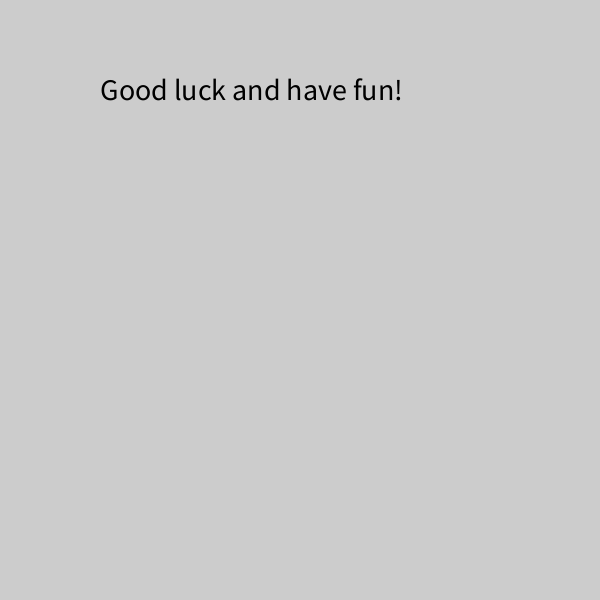
Frame 1 (no input)
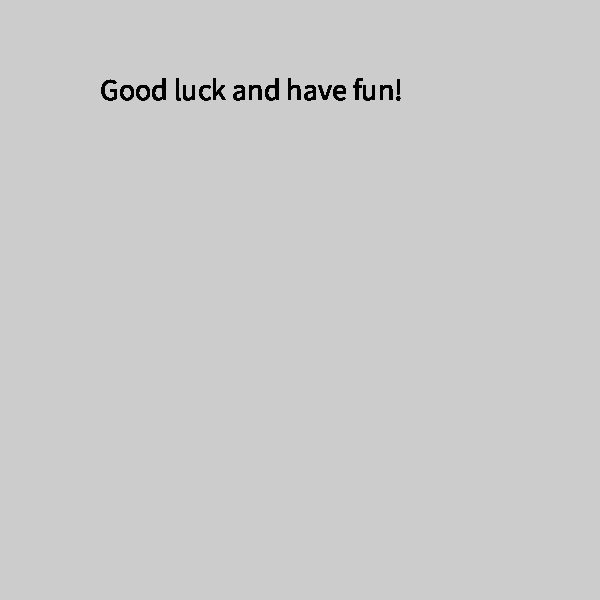
Frame 60 (the mouse pressed at the canvas centre just before this capture)
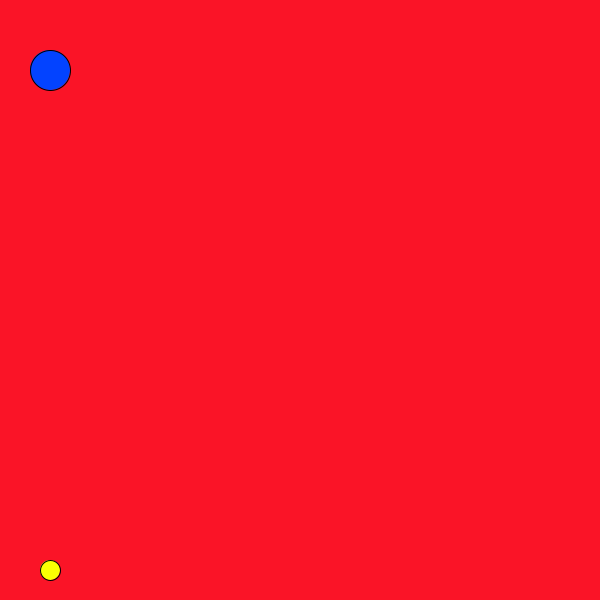
Frame 120 (the mouse held since frame 60 and released just before this capture)

The Processing sketch that drew these frames (run headless with seeded random() and noise(); from frame 60 on, the mouse is pressed at the canvas centre):

// Processing sketch: processing_104239
// ── processing_104239.pde

//copyright Mark Obeldobel July 2013

//Fix distances from game 5 on

float Test, p1x, p1y, v1x, v1y, p2x, p2y, v2x, v2y, p3x, p3y, v3x, v3y, p4x, p4y, v4x, v4y, d4x, d4y, d4mx, d4my, dis4, GO4, p5x, p5y, v5x, v5y, d5x, d5y, d5mx, d5my, dis5, GO5, p6x, p6y, v6x, v6y, da6x, da6y, db6x, db6y, dc6x, dc6y, da6mx, da6my, db6mx, db6my, dc6mx, dc6my, disa6, disb6, disc6, GO6, p7x, p7y, v7x, v7y, da7x, da7y, db7x, db7y, dc7x, dc7y, dd7x, dd7y, da7my, db7mx, dc7my, dd7my, disa7, disb7, disc7, disd7, GO7, p8x, p8y, v8x, v8y, da8x, da8y, db8x, db8y, dc8x, dc8y, dd8x, dd8y, da8mx, da8my, db8mx, db8my, dc8mx, dc8my, dd8mx, dd8my, disa8, disb8, disc8, disd8, GO8, p9x, p9y, va9x, va9y, vb9x, vb9y, da9x, da9y, db9x, db9y, dc9x, dc9y, da9mx, da9my, db9mx, db9my, dc9mx, dc9my, v9, disa9, disb9, disc9, GO9, p10x, p10y, va10x, va10y, vb10x, vb10y, vc10x, vc10y, vd10x, vd10y, d10x, d10y, d10mx, d10my, v10, dis10, GO10, p11x, p11y, va11x, va11y, vb11x, vb11y, vc11x, vc11y, da11x, da11y, db11x, db11y, da11mx, da11my, db11mx, db11my, v11, GO11, disa11, disb11, p12x, p12y, v12x, v12y, c12x, c12y, da12x, da12y, db12x, db12y, da12mx, da12my, db12mx, db12my, disa12, disb12, captured12, GO12, p13x, p13y, c13x, c13y, va13x, va13y, vb13x, vb13y, vc13x, vc13y, vd13x, vd13y, da13x, da13y, db13x, db13y, dc13x, dc13y, dd13x, da13mx, da13my, db13mx, db13my, dc13mx, dc13my, dd13mx, dd13my, disa13, disb13, disc13, captured13, GO13, v13, p14x, p14y, v14x, v14y, da14x, da14y, db14x, db14y, da14mx, da14my, db14mx, db14my, disa14, disb14, GO14, M14, tx, G;

int startTimer;

String message = "Good luck and have fun!";

void setup( )
{
size(600, 600);
Test = 0;
p1x = 50;
p1y = 570;
v1x = 50;
v1y = 70;
p2x = 660;
p2y = 550;
v2x = 1000;
v2y = 70;
p3x = 1560;
p3y = 500;
v3x = 1750;
v3y = 80;
p4x = 2000;
p4y = 60;
v4x = 2320;
v4y = 400;
d4x = 2350;
d4y = 350;
d4mx = 2.5;
d4my = 2.5;
GO4 = 0;
p5x = 2520;
p5y = 110;
v5x = 2860;
v5y = 410;
d5x = 2900;
d5y = 25;
d5mx = 2;
d5my = 2;
GO5 = 0;
p6x = 3050;
p6y = 40;
v6x = 3540;
v6y = 550;
da6x = 3100;
da6y = 450;
db6x = 3460;
db6y = 100;
dc6x = 3410;
dc6y = 330;
da6mx = 2;
da6my = 1.9;
db6mx = 2;
db6my = 1.9;
dc6mx = 2;
dc6my = 1.9;
GO6 = 0;
p7x = 3630;
p7y = 40;
v7x = 3940;
v7y = 520;
da7x = 3680;
da7y = 100;
db7x = 3900;
db7y = 150;
dc7x = 4170;
dc7y = 40;
dd7x = 4010;
dd7y = 70;
da7my = 1.3;
db7mx = 1.3;
dc7my = 1.3;
dd7my = 1.3;
GO7 = 0;
p8x = 4230;
p8y = 30;
v8x = 4770;
v8y = 510;
da8x = 4500;
da8y = 75;
db8x = 4300;
db8y = 430;
dc8x = 4640;
dc8y = 280;
dd8x = 4444;
dd8y = 340;
da8mx = 5;
da8my = 5;
db8mx = 5;
db8my = 5;
dc8mx = 5;
dc8my = 5;
dd8mx = 5;
dd8my = 5;
GO8 = 0;
p9x = 5000;
p9y = 95;
va9x = 5250;
va9y = 530;
vb9x = 4850;
vb9y = 320;
da9x = 5000;
da9y = 260;
db9x = 5260;
db9y = 150;
dc9x = 4900;
dc9y = 550;
da9mx = 2;
da9my = 2.2;
db9mx = 1.5;
db9my = -2.6;
dc9mx = -1.9;
dc9my = -2.4;
v9 = 0;
GO9 = 0;
p10x = 5450;
p10y = 45;
va10x = 5950;
va10y = 370;
vb10x = 5750;
vb10y = 450;
vc10x = 5650;
vc10y = 450;
vd10x = 5450;
vd10y = 370;
d10x = 5700;
d10y = 400;
d10mx = -1.2;
d10my = -1.2;
v10 = 0;
GO10 = 0;
p11x = 6300;
p11y = 300;
va11x = 6150;
va11y = 100;
vb11x = 6450;
vb11y = 100;
vc11x = 6300;
vc11y = 500;
da11x = 6450;
da11y = 550;
db11x = 6150;
db11y = 550;
da11mx = -2.4;
da11my = -2.4;
db11mx = 2.4;
db11my = -2.4;
v11 = 0;
GO11 = 0; 
p12x = 6660;
p12y = 50;
v12x = 6660;
v12y = 150;
c12x = 7050;
c12y = 490;
da12x = 6840;
da12y = 350;
db12x = 6970;
db12y = 405;
da12mx = 1.8;
da12my = 1.8;
db12mx = 1.8;
db12my = 1.8;
captured12 = 0;
GO12 = 0;
p13x = 7700;
p13y = 200;
c13x = 7270;
c13y = 480;
va13x = 7700;
va13y = 500;
vb13x = 7600;
vb13y = 400;
vc13x = 7500;
vc13y = 250;
vd13x = 7550;
vd13y = 100;
da13x = 7450;
da13y = 565;
db13x = 7500;
db13y = 400;
dc13x = 7340;
dc13y = 170;
da13mx = -1;
da13my = 1;
db13mx = 1;
db13my = -1;
dc13mx = 1;
dc13my = 1;
captured13 = 0;
GO13 = 0;
v13 = 0;
p14x = 8300;
p14y = 300;
v14x = 7900;
v14y = 300;
da14x = 8100;
da14y = 150;
db14x = 8150;
db14y = 500;
da14mx = -1;
da14my = 1.25;
db14mx = 1.1;
db14my = -1.1;
GO14 = 0;
tx = 0;
G = 1;
M14 = 0;
startTimer = millis();
}

void draw( )
{
  dis4 = dist(p4x, p4y, d4x, d4y);
  dis5 = dist(p5x, p5y, d5x, d5y);
  disa6 = dist(p6x, p6y, da6x, da6y);
  disb6 = dist(p6x, p6y, db6x, db6y);
  disc6 = dist(p6x, p6y, dc6x, dc6y);
  disa7 = dist(p7x, p7y, da7x, da7y);
  disb7 = dist(p7x, p7y, db7x, db7y);
  disc7 = dist(p7x, p7y, dc7x, dc7y);
  disa8 = dist(p8x, p8y, da8x, da8y);
  disb8 = dist(p8x, p8y, db8x, db8y);
  disc8 = dist(p8x, p8y, dc8x, dc8y);
  disd8 = dist(p8x, p8y, dd8x, dd8y);
  disa9 = dist(p9x, p9y, da9x, da9y);
  disb9 = dist(p9x, p9y, db9x, db9y);
  disc9 = dist(p9x, p9y, dc9x, dc9y);
  dis10 = dist(p10x, p10y, d10x, d10y);
  disa11 = dist(p11x, p11y, da11x, da11y);
  disb11 = dist(p11x, p11y, db11x, db11y);
  disa12 = dist(p12x, p12y, da12x, da12y);
  disb12 = dist(p12x, p12y, db12x, db12y);
  disa13 = dist(p13x, p13y, da13x, da13y);
  disb13 = dist(p13x, p13y, db13x, db13y);
  disc13 = dist(p13x, p13y, dc13x, dc13y);
  disa14 = dist(p14x, p14y, da14x, da14y);
  disb14 = dist(p14x, p14y, db14x, db14y);

//Game 1
if (millis() - startTimer < 2500)
  {
  textSize(30);
  fill(0);
  text(message, 100, 100);
  
  }
  else
  {


background(250, 20, 39);
translate (tx, 0);
fill(250, 255, 3);
ellipse(p1x, p1y, 20, 20);
fill(3, 67, 255);
ellipse(v1x, v1y, 40, 40);
if (p1y + 10 >= height || p1y <= 0)
{
  p1y = 0;
}
if (key == CODED)
{
  if (keyCode == UP && G == 1)
  {
    p1y -= 2;
  }
}
if (p1y <= v1y + 30 && p1y >= v1y - 30)
{
//  message = "Level 1 complete!";
//  startTimer = millis();
  p1y = p1x = -10000; 
  tx = -600;
  G = 2;
}
//Game 2
fill(250, 255, 3);
ellipse(p2x, p2y, 50, 50);
fill(3, 67, 255);
ellipse(v2x, v2y, 20, 20);
if (p2y + 30 >= height)
{
  p2y -= 1;
}
if (p2y <= 30)
{
  p2y += 1;
}
if (p2x <= 630)
{
  p2x += 1;
}
if (p2x >= 1170)
{
  p2x -= 1;
}
if (key == CODED)
{
  if (keyCode == UP && G == 2)
  {
    p2y -= 1;
  }
  if (keyCode == RIGHT && G == 2)
  {
    p2x += 1;
  }
if (keyCode == LEFT && G == 2)
  {
    p2x -= 1;
  }
  if (keyCode == DOWN && G == 2)
  {
    p2y += 1;
  }
}
if (p2y <= v2y + 30 && p2y >= v2y - 30 && p2x <= v2x + 30 && p2x >= v2x - 30)
{
//  message = "Level 2 complete!";
//  startTimer = millis();
  p2y = p2x = -10000;
  tx = -1200;
  G = 3;
}
//Game 3
fill(250, 255, 3);
ellipse(p3x, p3y, 35, 35);
fill(3, 67, 255);
ellipse(v3x, v3y, 70, 15);
if (p3y + 30 >= height)
{
  p3y -= 1;
}
if (p3y <= 30)
{
  p3y += 10;
}
if (p3x <= 1230)
{
  p3x += 10;
}
if (p3x >= 1770)
{
  p3x -= 1;
}
if (key == CODED)
{
  if (keyCode == UP && G == 3)
  {
    p3y -= 10;
  }
  if (keyCode == RIGHT && G == 3)
  {
    p3x += 1;
  }
if (keyCode == LEFT && G == 3)
  {
    p3x -= 10;
  }
  if (keyCode == DOWN && G == 3)
  {
    p3y += 1;
  }
}
if (p3y <= v3y + 20 && p3y >= v3y - 20 && p3x <= v3x + 60 && p3x >= v3x - 60)
{
//  message = "Level 3 complete!";
//  startTimer = millis();
  p3y = p3x = -10000;
  tx = -1800;
  G = 4;
}
//Game 4
fill(250, 255, 3);
ellipse(p4x, p4y, 35, 35);
fill(3, 67, 255);
ellipse(v4x, v4y, 35, 35);
fill(41, 242, 32);
ellipse(d4x, d4y, 35, 35);
if (G == 4)
{
d4x = d4x + d4mx;
d4y = d4y + d4my;
}
if((d4x >= 2400 || d4x <= 1800) && (G == 4)) 
{
  d4mx = -d4mx;
}
if((d4y >= 600 || d4y <= 0) && (G == 4)) 
{
  d4my = -d4my;
}
if (p4y + 30 >= height)
{
  p4y -= 1;
}
if (p4y <= 30)
{
  p4y += 1;
}
if (p4x <= 1830)
{
  p4x += 1;
}
if (p4x >= 2370)
{
  p4x -= 1;
}
if (key == CODED)
{
  if (keyCode == UP && G == 4)
  {
    p4y -= 1;
  }
  if (keyCode == RIGHT && G == 4)
  {
    p4x += 1;
  }
if (keyCode == LEFT && G == 4)
  {
    p4x -= 1;
  }
  if (keyCode == DOWN && G == 4)
  {
    p4y += 1;
  }
}
dis4 = dist(p4x, p4y, d4x, d4y);
if ( dis4 <= ( 35 ) )
{
//  fill(8, 5, 5);
//  textSize(50);
//  message = "You lose.";
//  startTimer = millis();
  noLoop();
  GO4 = 1;
  
}

if (p4y <= v4y + 30 && p4y >= v4y - 30 && p4x <= v4x + 30 && p4x >= v4x - 30)
{
//  message = "Level 4 complete!\n You beat your first real level!";
//  startTimer = millis();
  p4y = p4x = -1000;
  tx = -2400;
  G = 5;
}

//Game 5
fill(250, 255, 3);
ellipse(p5x, p5y, 70, 70);
fill(3, 67, 255);
ellipse(v5x, v5y, 50, 50);
fill(41, 242, 32);
ellipse(d5x, d5y, 10, 10);
if (G == 5)
{
d5x = d5x + d5mx;
d5y = d5y + d5my;
}
if((d5x >= 3000 || d5x <= 2400) && (G == 5)) 
{
  d5mx = -d5mx;
}
if((d5y >= 600 || d5y <= 0) && (G == 5)) 
{
  d5my = -d5my;
}
if (p5y + 40 >= height)
{
  p5y -= 0.65;
}
if (p5y <= 40)
{
  p5y += 0.65;
}
if (p5x <= 2430)
{
  p5x += 0.65;
}
if (p5x >= 2970)
{
  p5x -= 0.65;
}
if (key == CODED)
{
  if (keyCode == UP && G == 5)
  {
    p5y -= 0.65;
  }
  if (keyCode == RIGHT && G == 5)
  {
    p5x += 0.65;
  }
if (keyCode == LEFT && G == 5)
  {
    p5x -= 0.65;
  }
  if (keyCode == DOWN && G == 5)
  {
    p5y += 0.65;
  }
}
if (dis5 <= (40))
{
//  fill(8, 5, 5);
//  textSize(50);
//  message = "You lose.";
//  startTimer = millis();
  noLoop();
  GO5 = 1;
}
if (p5y <= v5y + 60 && p5y >= v5y - 60 && p5x <= v5x + 60 && p5x >= v5x - 60)
{
//  message = "Level 5 complete!";
//  startTimer = millis();
  p5y = p5x = -1000;
  tx = -3000;
  G = 6;
}
//Game 6
fill(250, 255, 3);
ellipse(p6x, p6y, 35, 35);
fill(3, 67, 255);
ellipse(v6x, v6y, 35, 35);
fill(41, 242, 32);
ellipse(da6x, da6y, 25, 25);
ellipse(db6x, db6y, 25, 25);
ellipse(dc6x, dc6y, 25, 25);
if (G == 6)
{
da6x = da6x + da6mx;
da6y = da6y + da6my;
db6x = db6x + db6mx;
db6y = db6y + db6my;
dc6x = dc6x + dc6mx;
dc6y = dc6y + dc6my;
}
if((da6x >= 3600 || da6x <= 3000) && (G == 6)) 
{
  da6mx = -da6mx;
}
if((da6y >= 600 || da6y <= 0) && (G == 6)) 
{
  da6my = -da6my;
}
if((db6x >= 3600 || db6x <= 3000) && (G == 6)) 
{
  db6mx = -db6mx;
}
if((db6y >= 600 || db6y <= 0) && (G == 6)) 
{
  db6my = -db6my;
}
if((dc6x >= 3600 || dc6x <= 3000) && (G == 6)) 
{
  dc6mx = -dc6mx;
}
if((dc6y >= 600 || dc6y <= 0) && (G == 6)) 
{
  dc6my = -dc6my;
}
if (p6y + 25 >= height)
{
  p6y -= 1.25;
}
if (p6y <= 40)
{
  p6y += 1.25;
}
if (p6x <= 3030)
{
  p6x += 1.25;
}
if (p6x >= 3570)
{
  p6x -= 1.25;
}
if (key == CODED)
  {
  if (keyCode == UP && G == 6)
  {
    p6y -= 1.25;
  }
  if (keyCode == RIGHT && G == 6)
  {
    p6x += 1.25;
  }
  if (keyCode == LEFT && G == 6)
  {
    p6x -= 1.25;
  }
  if (keyCode == DOWN && G == 6)
  {
    p6y += 1.25;
  }
}
if (disa6 <= (30))
{
//  fill(8, 5, 5);
//  textSize(50);
//  message = "You lose.";
//  startTimer = millis();
  noLoop();
  GO6 = 1;
}
if (disb6 <= (30))
{
//  fill(8, 5, 5);
//  message = "You lose.";
//  startTimer = millis();
  noLoop();
  GO6 = 1;
}
if (disc6 <= (30))
{
//  fill(8, 5, 5);
//  message = "You lose.";
//  startTimer = millis();
  noLoop();
  GO6 = 1;
}
if (p6y <= v6y + 30 && p6y >= v6y - 30 && p6x <= v6x + 30 && p6x >= v6x - 30)
{
//  message = "Level 6 complete!";
//  startTimer = millis();
  p6y = p6x = -1000;
  tx = -4200;
  G = 8;
}
////Game 7
//fill(250, 255, 3);
//ellipse(p7x, p7y, 35, 35);
//fill(3, 67, 255);
//ellipse(v7x, v7y, 35, 35);
//fill(41, 242, 32);
//ellipse(da7x, da7y, 25, 25);
//ellipse(db7x, db7y, 25, 25);
//ellipse(dc7x, dc7y, 25, 25);
//ellipse(dd7x, dd7y, 25, 25);
//if (G == 7)
//{
//  da7y = da7y + da7my;
//  db7x = db7x + db7mx;
//  dc7y = dc7y + dc7my;
//  dd7y = dd7y + dd7my;
//}
//if((da7y >= 600 || da7y <= 0) && (G == 7)) 
//{
//  da7my = -da7my;
//}
//if((db7x >= 4200 || db7x <= 3600) && (G == 7)) 
//{
//  db7mx = -db7mx;
//}
//if((dc7y >= 600 || dc7y <= 0) && (G == 7)) 
//{
//  dc7my = -dc7my;
//}
//if((dd7y >= 600 || dd7y <= 0) && (G == 7)) 
//{
//  dd7my = -dd7my;
//}
//if (p7y + 25 >= height)
//{
//  p7y -= 1.75;
//}
//if (p7y <= 40)
//{
//  p7y += 1.75;
//}
//if (p7x <= 3630)
//{
//  p7x += 1.75;
//}
//if (p7x >= 4170)
//{
//  p7x -= 1.75;
//}
//if (key == CODED)
//  {
//  if (keyCode == UP && G == 7)
//  {
//    p7y -= 1.75;
//  }
//  if (keyCode == RIGHT && G == 7)
//  {
//    p7x += 1.75;
//  }
//  if (keyCode == LEFT && G == 7)
//  {
//    p7x -= 1.75;
//  }
//  if (keyCode == DOWN && G == 7)
//  {
//    p7y += 1.75;
//  }
//}
//if (disa7 <= (30))
//{
////  fill(8, 5, 5);
////  message = "You lose.";
////  startTimer = millis();
//  noLoop();
//  GO7 = 1;
//}
//if (disb7 <= (30))
//{
////  fill(8, 5, 5);
////  message = "You lose.";
////  startTimer = millis();
//  noLoop();
//  GO7 = 1;
//}
//if (disc7 <= (30))
//{
////  fill(8, 5, 5);
////  message = "You lose.";
////  startTimer = millis();
//  noLoop();
//  GO7 = 1;
//}
//if (disd7 <= (30))
//{
////  fill(8, 5, 5);
////  message = "You lose.";
////  startTimer = millis();
//  noLoop();
//  GO7 = 1;
//}
//if (p7y <= v7y + 30 && p7y >= v7y - 30 && p7x <= v7x + 30 && p7x >= v7x - 30)
//{
////  message = "Level 7 complete!";
////  startTimer = millis();
//  p7y = p7x = -1000;
//  tx = -4200;
//  G = 8;
//}
//Game 8
fill(250, 255, 3);
ellipse(p8x, p8y, 25, 25);
fill(3, 67, 255);
ellipse(v8x, v8y, 25, 25);
fill(41, 242, 32);
ellipse(da8x, da8y, 25, 25);
ellipse(db8x, db8y, 25, 25);
ellipse(dc8x, dc8y, 25, 25);
ellipse(dd8x, dd8y, 25, 25);
line(4260, 0, 4260, 600);
line(4320, 0, 4320, 600);
line(4380, 0, 4380, 600);
line(4440, 0, 4440, 600);
line(4500, 0, 4500, 600);
line(4560, 0, 4560, 600);
line(4620, 0, 4620, 600);
line(4680, 0, 4680, 600);
line(4740, 0, 4740, 600);
line(4200, 60, 4800, 60);
line(4200, 120, 4800, 120);
line(4200, 180, 4800, 180);
line(4200, 240, 4800, 240);
line(4200, 300, 4800, 300);
line(4200, 360, 4800, 360);
line(4200, 420, 4800, 420);
line(4200, 480, 4800, 480);
line(4200, 540, 4800, 540);
if (G == 8)
{
  da8x = da8x + da8mx;
  da8y = da8y + da8my;
  db8x = db8x + db8mx;
  db8y = db8y + db8my;
  dc8x = dc8x + dc8mx;
  dc8y = dc8y + dc8my;
  dd8x = dd8x + dd8mx;
  dd8y = dd8y + dd8my;
}
if((da8x >= 4800 || da8x <= 4200) && (G == 8)) 
{
  da8mx = -da8mx;
}
if((da8y >= 600 || da8y <= 0) && (G == 8)) 
{
  da8my = -da8my;
}
if((db8x >= 4800 || db8x <= 4200) && (G == 8)) 
{
  db8mx = -db8mx;
}
if((db8y >= 600 || db8y <= 0) && (G == 8)) 
{
  db8my = -db8my;
}
if((dc8x >= 4800 || dc8x <= 4200) && (G == 8)) 
{
  dc8mx = -dc8mx;
}
if((dc8y >= 600 || dc8y <= 0) && (G == 8)) 
{
  dc8my = -dc8my;
}
if((dd8x >= 4800 || dd8x <= 4200) && (G == 8)) 
{
  dd8mx = -dd8mx;
}
if((dd8y >= 600 || dd8y <= 0) && (G == 8)) 
{
  dd8my = -dd8my;
}
if (p8y + 25 >= height)
{
  p8y = 575;
}
if (p8y <= 25)
{
  p8y = 25;
}
if (p8x <= 4230)
{
  p8x = 4230;
}
if (p8x >= 4770)
{
  p8x = 4770;
}
if (disa8 <= (25))
{
//  fill(8, 5, 5);
//  textSize(50);
//  message = "You lose.\nWHA????";
//  startTimer = millis();
  noLoop();
  GO8 = 1;
}
if (disb8 <= (25))
{
//  fill(8, 5, 5);
//  textSize(50);
//  message = "You lose.\nWHA????";
//  startTimer = millis();
  noLoop();
  GO8 = 1;
}
if (disc8 <= (25))
{
//  fill(8, 5, 5);
//  textSize(50);
//  message = "You lose.\nWHA????";
//  startTimer = millis();
  noLoop();
  GO8 = 1;
}
if (disd8 <= (25))
{
//  fill(8, 5, 5);
//  textSize(50);
//  message = "You lose.\nWHA????";
//  startTimer = millis();
  noLoop();
  GO8 = 1;
}
if (p8y <= v8y + 25 && p8y >= v8y - 25 && p8x <= v8x + 25 && p8x >= v8x - 25)
{
//  message = "Level 8 complete!/n*Trumpet horn*";
//  startTimer = millis();
  p8y = p8x = -1000;
  tx = -4800;
  G = 9;
}
  
//Game 9
fill(250, 255, 3);
ellipse(p9x, p9y, 25, 25);
fill(3, 67, 255);
ellipse(va9x, va9y, 25, 25);
ellipse(vb9x, vb9y, 25, 25);
fill(41, 242, 32);
ellipse(da9x, da9y, 25, 25);
ellipse(db9x, db9y, 25, 25);
ellipse(dc9x, dc9y, 25, 25);
if (G == 9)
{
  da9x = da9x + da9mx;
  da9y = da9y + da9my;
  db9x = db9x + db9mx;
  db9y = db9y + db9my;
  dc9x = dc9x + dc9mx;
  dc9y = dc9y + dc9my;
}
if((da9x >= 5400 || da9x <= 4800) && (G == 9)) 
{
  da9mx = -da9mx;
}
if((da9y >= 600 || da9y <= 0) && (G == 9)) 
{
  da9my = -da9my;
}
if((db9x >= 5400 || db9x <= 4800) && (G == 9)) 
{
  db9mx = -db9mx;
}
if((db9y >= 600 || db9y <= 0) && (G == 9)) 
{
  db9my = -db9my;
}
if((dc9x >= 5400 || dc9x <= 4800) && (G == 9)) 
{
  dc9mx = -dc9mx;
}
if((dc9y >= 600 || dc9y <= 0) && (G == 9)) 
{
  dc9my = -dc9my;
}
if (p9y + 25 >= height)
{
  p9y = 575;
}
if (p9y <= 25)
{
  p9y = 25;
}
if (p9x <= 4830)
{
  p9x = 4830;
}
if (p9x >= 5470)
{
  p9x = 5470;
}
if (key == CODED)
{
  if (keyCode == UP && G == 9)
  {
    p9y -= 1.8;
  }
  if (keyCode == RIGHT && G == 9)
  {
    p9x += 1.8;
  }
  if (keyCode == LEFT && G == 9)
  {
    p9x -= 1.8;
  }
  if (keyCode == DOWN && G == 9)
  {
    p9y += 1.8;
  }
}
if (disa9 <= (25))
{
//  fill(8, 5, 5);
//  textSize(50);
//  message = "You lose.\nMUAHAHAHAHAHAHA!";
//  startTimer = millis();
  noLoop();
  GO9 = 1;
}
if (disb9 <= (25))
{
//  fill(8, 5, 5);
//  textSize(50);
//  message = "You lose.\nMUAHAHAHAHAHAHA!";
//  startTimer = millis();
  noLoop();
  GO9 = 1;
}
if (disc9 <= (25))
{
//  fill(8, 5, 5);
//  textSize(50);
//  message = "You lose.\nMUAHAHAHAHAHAHA!";
//  startTimer = millis();
  noLoop();
  GO9 = 1;
}
if (p9y <= va9y + 25 && p9y >= va9y - 25 && p9x <= va9x + 25 && p9x >= va9x - 25)
{
  v9 = v9 + 1;
  va9x = va9y = -1000;
  if (v9 == 2)
  {
//  message = "Level 9 complete!";
//  startTimer = millis();
  p9y = p9x = -1000;
  tx = -5400;
  G = 10;
  v9 = 0;
  }
}
  if (p9y <= vb9y + 25 && p9y >= vb9y - 25 && p9x <= vb9x + 25 && p9x >= vb9x - 25)
{
  v9 = v9 + 1;
  vb9x = vb9y = -1000;
  if (v9 == 2)
  {
//    message = "Level 9 complete!";
//    startTimer = millis();
    p9y = p9x = -1000;
    tx = -5400;
    G = 10;
    v9 = 0;
  }
}

//Game 10
fill(250, 255, 3);
ellipse(p10x, p10y, 30, 30);
fill(3, 67, 255);
ellipse(va10x, va10y, 30, 30);
ellipse(vb10x, vb10y, 30, 30);
ellipse(vc10x, vc10y, 30, 30);
ellipse(vd10x, vd10y, 30, 30);
fill(41, 242, 32);
ellipse(d10x, d10y, 200, 200);
if (G == 10)
{
d10x = d10x + d10mx;
d10y = d10y + d10my;
}
if((d10x >= 6000 || d10x <= 5400) && (G == 10)) 
{
  d10mx = -d10mx;
}
if((d10y >= 600 || d10y <= 0) && (G == 10)) 
{
  d10my = -d10my;
}
if (p10y + 30 >= height)
{
  p10y = 570;
}
if (p10y <= 30)
{
  p10y = 30;
}
if (p10x <= 5430)
{
  p10x = 5430;
}
if (p10x >= 5970)
{
  p10x = 5970;
}
if (key == CODED)
{
  if (keyCode == UP && G == 10)
  {
    p10y -= 1;
  }
  if (keyCode == RIGHT && G == 10)
  {
    p10x += 1;
  }
if (keyCode == LEFT && G == 10)
  {
    p10x -= 1;
  }
  if (keyCode == DOWN && G == 10)
  {
    p10y += 1;
  }
}
if (dis10 <= (105))
{
//  fill(8, 5, 5);
//  textSize(20);
//  message = "You lose to the/clutches of Voldemort!";
//  startTimer = millis();
  noLoop();
  GO10 = 1;
}
if (p10y <= va10y + 30 && p10y >= va10y - 30 && p10x <= va10x + 30 && p10x >= va10x - 30)
{
  v10 = v10 + 1;
  va10x = va10y = -1000;
  if (v10 == 4)
  {
//  message = "Level 10 complete!";
//  startTimer = millis();
  p10y = p10x = -1000;
  tx = -6000;
  G = 11;
  v10 = 0;
  }
}
  if (p10y <= vb10y + 30 && p10y >= vb10y - 30 && p10x <= vb10x + 30 && p10x >= vb10x - 30)
{
  v10 = v10 + 1;
  vb10x = vb10y = -1000;
  if (v10 == 4)
  {
//  message = "Level 10 complete!";
//  startTimer = millis();
  p10y = p10x = -1000;
  tx = -6000;
  G = 11;
  v10 = 0;
  }
}
  if (p10y <= vc10y + 30 && p10y >= vc10y - 30 && p10x <= vc10x + 30 && p10x >= vc10x - 30)
{
  v10 = v10 + 1;
  vc10x = vc10y = -1000;
  if (v10 == 4)
  {
//  message = "Level 10 complete!";
//  startTimer = millis();
  p10y = p10x = -1000;
  tx = -6000;
  G = 11;
  v10 = 0;
  }
}
  if (p10y <= vd10y + 30 && p10y >= vd10y - 30 && p10x <= vd10x + 30 && p10x >= vd10x - 30)
{
  v10 = v10 + 1;
  vd10x = vd10y = -1000;
  if (v10 == 4)
  {
//  message = "Level 10 complete!";
//  startTimer = millis();
  p10y = p10x = -1000;
  tx = -6000;
  G = 11;
  v10 = 0;
  }
}
//Game 11
fill(250, 255, 3);
ellipse(p11x, p11y, 30, 30);
fill(3, 67, 255);
ellipse(va11x, va11y, 30, 30);
ellipse(vb11x, vb11y, 30, 30);
ellipse(vc11x, vc11y, 30, 30);
fill(41, 242, 32);
ellipse(da11x, da11y, 30, 30);
ellipse(db11x, db11y, 30, 30);
if (G == 11)
{
  da11x = da11x + da11mx;
  da11y = da11y + da11my;
  db11x = db11x + db11mx;
  db11y = db11y + db11my;
}
if((da11x >= 6600 || da11x <= 6000) && (G == 11)) 
{
  da11mx = -da11mx;
}
if((da11y >= 600 || da11y <= 0) && (G == 11)) 
{
  da11my = -da11my;
}
if((db11x >= 6600 || db11x <= 6000) && (G == 11)) 
{
  db11mx = -db11mx;
}
if((db11y >= 600 || db11y <= 0) && (G == 11)) 
{
  db11my = -db11my;
}
if (p11y + 30 >= height)
{
  p11y = 570;
}
if (p11y <= 30)
{
  p11y = 30;
}
if (p11x <= 6030)
{
  p11x = 6030;
}
if (p11x >= 6570)
{
  p11x = 6570;
}
if (key == CODED)
{
  if (keyCode == UP && G == 11)
  {
    p11y -= 1.2;
  }
  if (keyCode == RIGHT && G == 11)
  {
    p11x += 1.2;
  }
if (keyCode == LEFT && G == 11)
  {
    p11x -= 1.2;
  }
  if (keyCode == DOWN && G == 11)
  {
    p11y += 1.2;
  }
}
if (disa11 <= (30))
{
//  fill(8, 5, 5);
//  textSize(50);
//  message = "You lose.\nSucker!!!\nDon't quit your day job!";
//  startTimer = millis();
  noLoop();
  GO11 = 1;
}
if (disb11 <= (30))
{
//  fill(8, 5, 5);
//  textSize(50);
//  message = "You lose.\nSucker!!!\nDon't quit your day job!";
//  startTimer = millis();
  noLoop();
  GO11 = 1;
}
if (p11y <= va11y + 30 && p11y >= va11y - 30 && p11x <= va11x + 30 && p11x >= va11x - 30)
{
  v11 = v11 + 1;
  va11x = va11y = -1000;
  if (v11 == 3)
  {
//  message = "Level 11 complete!";
//  startTimer = millis();
  p11y = p11x = -1000;
  tx = -6600;
  G = 12;
  v11 = 0;
  }
}
  if (p11y <= vb11y + 30 && p11y >= vb11y - 30 && p11x <= vb11x + 30 && p11x >= vb11x - 30)
{
  v11 = v11 + 1;
  vb11x = vb11y = -1000;
  if (v11 == 3)
  {
//  message = "Level 11 complete!";
//  startTimer = millis();
  p11y = p11x = -1000;
  tx = -6600;
  G = 12;
  v11 = 0; 
  }
}
  if (p11y <= vc11y + 30 && p11y >= vc11y - 30 && p11x <= vc11x + 30 && p11x >= vc11x - 30)
{
  v11 = v11 + 1;
  vc11x = vc11y = -1000;
  if (v11 == 3)
  {
//  message = "Level 11 complete!";
//  startTimer = millis();
  p11y = p11x = -1000;
  tx = -6600;
  G = 12;
  v11 = 0;
  }
}

//Game 12
fill(250, 255, 3);
ellipse(p12x, p12y, 30, 30);
fill(3, 67, 255);
ellipse(c12x, c12y, 30, 30);
println(captured12);
if (int(captured12) == 0)
 {
  fill(41, 242, 32);
 }
else if (int(captured12) == 1)
 {
   fill(3, 67, 255);
 }
ellipse(v12x, v12y, 30, 30);
fill(41, 242, 32);
ellipse(da12x, da12y, 30, 30);
ellipse(db12x, db12y, 30, 30);
if (G == 12)
{
  da12x = da12x + da12mx;
  da12y = da12y + da12my;
  db12x = db12x + db12mx;
  db12y = db12y + db12my;
}
if((da12x >= 7200 || da12x <= 6600) && (G == 12)) 
{
  da12mx = -da12mx;
}
if((da12y >= 600 || da12y <= 0) && (G == 12)) 
{
  da12my = -da12my;
}
if((db12x >= 7200 || db12x <= 6600) && (G == 12)) 
{
  db12mx = -db12mx;
}
if((db12y >= 600 || db12y <= 0) && (G == 12)) 
{
  db12my = -db12my;
}
if (p12y + 30 >= height)
{
  p12y = 570;
}
if (p12y <= 30)
{
  p12y = 30;
}
if (p12x <= 6630)
{
  p12x = 6630;
}
if (p12x >= 7170)
{
  p12x = 7170;
}
if (key == CODED)
{
  if (keyCode == UP && G == 12)
  {
    p12y -= 1.6;
  }
  if (keyCode == RIGHT && G == 12)
  {
    p12x += 1.6;
  }
if (keyCode == LEFT && G == 12)
  {
    p12x -= 1.6;
  }
  if (keyCode == DOWN && G == 12)
  {
    p12y += 1.6;
  }
}
if (disa12 <= (30))
{
//  fill(8, 5, 5);
//  textSize(50);
//  message = "You lose.";
//  startTimer = millis();
  noLoop( );
  GO12 = 1;
}
if (disb12 <= (30))
{
//  fill(8, 5, 5);
//  textSize(50);
//  message = "You lose.";
//  startTimer = millis();
  noLoop();
  GO12 = 1;
}
if (p12y <= v12y + 30 && p12y >= v12y - 30 && p12x <= v12x + 30 && p12x >= v12x - 30 && captured12 == 1)
{
  v12x = v12y = -1000;
  {
//  message = "Level 12 complete!";
//  startTimer = millis();
  p12y = p12x = -1000;
  tx = -7200;
  G = 13;
  }
}
if (p12y <= v12y + 30 && p12y >= v12y - 30 && p12x <= v12x + 30 && p12x >= v12x - 30 && captured12 == 0)
{
  p12x = p12y = -10000;
//  fill(8, 5, 5);
//  textSize(50);
//  message = "You lose.";
//  startTimer = millis();
  noLoop();
  GO12 = 1;
  }
  if (p12y <= c12y + 30 && p12y >= c12y - 30 && p12x <= c12x + 30 && p12x >= c12x - 30)
{
  c12x = c12y = -1000;
  captured12 = 1;
//  fill(8, 5, 5);
//  textSize(20);
//  message = "You captured a civilian!\nRun to the goal!";
//  startTimer = millis();
}
//Game 13
fill(250, 255, 3);
ellipse(p13x, p13y, 30, 30);
fill(3, 67, 255);
ellipse(c13x, c13y, 30, 30);
println(captured13 + "  " + frameCount);
if (int(captured13) == 0)
 {
  fill(41, 242, 32);
 }
else if (int(captured13) == 1)
 {
   fill(3, 67, 255);
 }
ellipse(va13x, va13y, 30, 30);
ellipse(vb13x, vb13y, 30, 30);
ellipse(vc13x, vc13y, 30, 30);
ellipse(vd13x, vd13y, 30, 30);
fill(41, 242, 32);
ellipse(da13x, da13y, 30, 30);
ellipse(db13x, db13y, 30, 30);
ellipse(dc13x, dc13y, 30, 30);
if (G == 13)
{
  da13x = da13x + da13mx;
  da13y = da13y + da13my;
  db13x = db13x + db13mx;
  db13y = db13y + db13my;
  dc13x = dc13x + dc13mx;
  dc13y = dc13y + dc13my;
}
if((da13x >= 7800 || da13x <= 7200) && (G == 13)) 
{
  da13mx = -1.1*da13mx;
}
if((da13y >= 600 || da13y <= 0) && (G == 13)) 
{
  da13my = -1.1*da13my;
}
if((db13x >= 7800 || db13x <= 7200) && (G == 13)) 
{
  db13mx = -1.1*db13mx;
}
if((db13y >= 600 || db13y <= 0) && (G == 13)) 
{
  db13my = -1.1*db13my;
}
if((dc13x >= 7800 || dc13x <= 7200) && (G == 13))
{
  dc13mx = -1.1*dc13mx;
}
if((dc13y >= 600 || dc13y <= 0) && (G == 13)) 
{
  dc13my = -1.1*dc13my;
}
if (p13y + 30 >= height)
{
  p13y = 570;
}
if (p13y <= 30)
{
  p13y = 30;
}
if (p13x <= 7230)
{
  p13x = 7230;
}
if (p13x >= 7770)
{
  p13x = 7770;
}
if (key == CODED)
{
  if (keyCode == UP && G == 13)
  {
    p13y -= 2;
  }
  if (keyCode == RIGHT && G == 13)
  {
    p13x += 2;
  }
  if (keyCode == LEFT && G == 13)
  {
    p13x -= 2;
  }
  if (keyCode == DOWN && G == 13)
  {
    p13y += 2;
  }
}
if (disa13 <= (30))
{
//  fill(8, 5, 5);
//  textSize(50);
//  message = "You lose.";
//  startTimer = millis();
  noLoop( );
  GO13 = 1;
}
if (disb13 <= (30))
{
//  fill(8, 5, 5);
//  textSize(50);
//  message = "You lose.";
//  startTimer = millis();
  noLoop();
  GO13 = 1;
}
if (disc13 <= (30))
{
//  fill(8, 5, 5);
//  textSize(50);
//  message = "You lose.";
//  startTimer = millis();
  noLoop();
  GO13 = 1;
}
if (p13y <= va13y + 30 && p13y >= va13y - 30 && p13x <= va13x + 30 && p13x >= va13x - 30 && captured13 == 1)
{
  va13x = va13y = -1000;
  v13 = v13 + 1;
  if (v13 == 4)
  {
//  message = "Level 12 complete!";
//  startTimer = millis();
  p13y = p13x = -1000;
  tx = -7800;
  G = 14;
  }
}
if (p13y <= vb13y + 30 && p13y >= vb13y - 30 && p13x <= vb13x + 30 && p13x >= vb13x - 30 && captured13 == 1)
{
  vb13x = vb13y = -1000;
  v13 = v13 + 1;
  if (v13 == 4)
  {
//  message = "Level 12 complete!";
//  startTimer = millis();
  p13y = p13x = -1000;
  tx = -7800;
  G = 14;
  }
}
if (p13y <= vc13y + 30 && p13y >= vc13y - 30 && p13x <= vc13x + 30 && p13x >= vc13x - 30 && captured13 == 1)
{
  vc13x = vc13y = -1000;
  v13 = v13 + 1;
  if (v13 == 4)
  {
//  message = "Level 12 complete!";
//  startTimer = millis();
  p13y = p13x = -1000;
  tx = -7800;
  G = 14;
  }
}
if (p13y <= vd13y + 30 && p13y >= vd13y - 30 && p13x <= vd13x + 30 && p13x >= vd13x - 30 && captured13 == 1)
{
  vd13x = vd13y = -1000;
  v13 = v13 + 1;
  if (v13 == 4)
  {
//  message = "Level 12 complete!";
//  startTimer = millis();
  p13y = p13x = -1000;
  tx = -7800;
  G = 14;
  }
}
if (p13y <= va13y + 30 && p13y >= va13y - 30 && p13x <= va13x + 30 && p13x >= va13x - 30 && captured13 == 0)
{
  p13x = p13y = -10000;
//  fill(8, 5, 5);
//  textSize(50);
//  message = "You lose.";
//  startTimer = millis();
  noLoop();
  GO13 = 1;
  }
if (p13y <= vb13y + 30 && p13y >= vb13y - 30 && p13x <= vb13x + 30 && p13x >= vb13x - 30 && captured13 == 0)
{
  p13x = p13y = -10000;
//  fill(8, 5, 5);
//  textSize(50);
//  message = "You lose.";
//  startTimer = millis();
  noLoop();
  GO13 = 1;
  }
  if (p13y <= vc13y + 30 && p13y >= vc13y - 30 && p13x <= vc13x + 30 && p13x >= vc13x - 30 && captured13 == 0)
{
  p13x = p13y = -10000;
//  fill(8, 5, 5);
//  textSize(50);
//  message = "You lose.";
//  startTimer = millis();
  noLoop();
  GO13 = 1;
  }
  if (p13y <= vd13y + 30 && p13y >= vd13y - 30 && p13x <= vd13x + 30 && p13x >= vd13x - 30 && captured13 == 0)
{
//  fill(8, 5, 5);
//  textSize(50);
//  message = "You lose.";
//  startTimer = millis();
  noLoop();
  GO13 = 1;
  }
  if (p13y <= c13y + 30 && p13y >= c13y - 30 && p13x <= c13x + 30 && p13x >= c13x - 30)
{
  c13x = c13y = -1000;
  captured13 = 1;
//  fill(8, 5, 5);
//  textSize(20);
//  message = "You captured a civilian!\nRun to the goals!";
//  startTimer = millis();
}
//Game 14
fill(250, 255, 3);
ellipse(p14x, p14y, 30, 30);
fill(3, 67, 255);
ellipse(v14x, v14y, 30, 30);
fill(41, 242, 32);
ellipse(da14x, da14y, 30, 30);
ellipse(db14x, db14y, 30, 30);
if (G == 14)
{
da14x = da14x + da14mx;
da14y = da14y + da14my;
db14x = db14x + db14mx;
db14y = db14y + db14my;
}
if((da14x >= 8400 || da14x <= 7800) && (G == 14)) 
{
  da14mx = -1.1*da14mx;
}
if((da14y >= 600 || da14y <= 0) && (G == 14)) 
{
  da14my = -1.1*da14my;
}
if((db14x >= 8400 || db14x <= 7800) && (G == 14)) 
{
  db14mx = -1.1*db14mx;
}
if((db14y >= 600 || db14y <= 0) && (G == 14)) 
{
  db14my = -1.1*db14my;
}
if (p14y + 30 >= height)
{
  p14y = 570;
}
if (p14y <= 30)
{
  p14y = 30;
}
if (p14x <= 7830)
{
  p14x = 7830;
}
if (p14x >= 8370)
{
  p14x = 8370;
}
println( "***** " + key + "  " + keyCode );
if (key == CODED)
{
      println( "Key Pressed ");
  if (keyCode == UP && G == 14)
  {

    p14y -= 1.7;
  }
  if (keyCode == RIGHT && G == 14)
  {
    p14x += 1.7;
  }
if (keyCode == LEFT && G == 14)
  {
    p14x -= 1.7;
  }
  if (keyCode == DOWN && G == 14)
  {
    p14y += 1.7;
  }
}
if ( disa14 <= ( 35 ) )
{
//  fill(8, 5, 5);
//  textSize(50);
//  message = "You lose.";
//  startTimer = millis();
  noLoop();
  GO14 = 1;
}
if ( disb14 <= ( 35 ) )
{
//  fill(8, 5, 5);
//  textSize(50);
//  message = "You lose.";
//  startTimer = millis();
  noLoop();
  GO14 = 1;  
}
if (p14y <= v14y + 30 && p14y >= v14y - 30 && p14x <= v14x + 30 && p14x >= v14x - 30)
{
//  message = "Level 4 complete!\n You beat your first real level!";
//  startTimer = millis();
  p14y = p14x = -1000;
  tx = -2400;
  G = 5;
}
if (p14y <= v14y + 50 && p14y >= v14y - 50 && p14x <= v14x + 50 && p14x >= v14x - 50 && M14 == 0)
{
  v14x = v14x + 400;
  M14 = 1;
}
if (p14y <= v14y + 50 && p14y >= v14y - 50 && p14x <= v14x + 50 && p14x >= v14x - 50 && M14 == 1)
{
  v14x = v14x - 200;
  v14y = v14y - 200;
  M14 = 2;
}
if (p14y <= v14y + 50 && p14y >= v14y - 50 && p14x <= v14x + 50 && p14x >= v14x - 50 && M14 == 2)
{
  
  v14y = v14y + 400;
  M14 = 3;
}
if (p14y <= v14y + 50 && p14y >= v14y - 50 && p14x <= v14x + 50 && p14x >= v14x - 50 && M14 == 3)
{  
  v14x = v14x - 200;
  v14y = v14y - 200;
  M14 = 4;
}
}
}



void mousePressed()
  {
  if (GO4 == 1 && G == 4)
  {
      p4x = 2000;
      p4y = 60;
      v4x = 2320;
      v4y = 400;
      d4x = 2350;
      d4y = 350;
      d4mx = 2.5;
      d4my = 2.5;
      GO4 = 0;
      loop( );
  } 
  if (GO5 == 1 && G == 5)
  {
    p5x = 2520;
    p5y = 110;
    v5x = 2860;
    v5y = 410;
    d5x = 2900;
    d5y = 25;
    d5mx = 2;
    d5my = 2;
    GO5 = 0;
    loop();
  }
  if (GO6 == 1 && G == 6)
  {
    p6x = 3050;
    p6y = 40;
    v6x = 3540;
    v6y = 550;
    da6x = 3100;
    da6y = 450;
    db6x = 3460;
    db6y = 100;
    dc6x = 3410;
    dc6y = 330;
    da6mx = 2;
    da6my = 1.9;
    db6mx = 2;
    db6my = 1.9;
    dc6mx = 2;
    dc6my = 1.9;
    GO6 = 0;
    loop();
  }
  if (GO7 == 1 && G == 7)
  {
    p7x = 3630;
    p7y = 40;
    v7x = 3940;
    v7y = 520;
    da7x = 3680;
    da7y = 100;
    db7x = 3900;
    db7y = 150;
    dc7x = 4170;
    dc7y = 40;
    dd7x = 4010;
    dd7y = 70;
    da7my = 1.3;
    db7mx = 1.3;
    dc7my = 1.3;
    dd7my = 1.3;
    GO7 = 0; 
    loop();
  }
  if (GO8 == 1 && G == 8)
  {
    p8x = 4230;
    p8y = 30;
    v8x = 4770;
    v8y = 510;
    da8x = 4500;
    da8y = 75;
    db8x = 4300;
    db8y = 430;
    dc8x = 4640;
    dc8y = 280;
    dd8x = 4444;
    dd8y = 340;
    da8mx = 5;
    da8my = 5;
    db8mx = 5;
    db8my = 5;
    dc8mx = 5;
    dc8my = 5;
    dd8mx = 5;
    dd8my = 5;
    GO8 = 0; 
    loop();
  }
  if (GO9 == 1 && G == 9)
  {
    p9x = 5000;
    p9y = 95;
    va9x = 5250;
    va9y = 530;
    vb9x = 4850;
    vb9y = 320;
    da9x = 5000;
    da9y = 260;
    db9x = 5260;
    db9y = 150;
    dc9x = 4900;
    dc9y = 550;
    da9mx = 2;
    da9my = 2.2;
    db9mx = 1.5;
    db9my = -2.6;
    dc9mx = -1.9;
    dc9my = -2.4;
    v9 = 0;
    GO9 = 0; 
    loop();
  }
  if (GO10 == 1 && G == 10)
  {
    p10x = 5450;
    p10y = 45;
    va10x = 5950;
    va10y = 370;
    vb10x = 5750;
    vb10y = 450;
    vc10x = 5650;
    vc10y = 450;
    vd10x = 5450;
    vd10y = 370;
    d10x = 5700;
    d10y = 400;
    d10mx = -1.2;
    d10my = -1.2;
    v10 = 0;
    GO10 = 0; 
    loop();
  }
  if (GO11 == 1 && G == 11)
  {
    p11x = 6300;
    p11y = 300;
    va11x = 6150;
    va11y = 100;
    vb11x = 6450;
    vb11y = 100;
    vc11x = 6300;
    vc11y = 500;
    da11x = 6450;
    da11y = 550;
    db11x = 6150;
    db11y = 550;
    da11mx = -2.4;
    da11my = -2.4;
    db11mx = 2.4;
    db11my = -2.4;
    v11 = 0;
    GO11 = 0; 
    loop();
  }
  if (GO12 == 1 && G == 12)
  {
  p12x = 6660;
  p12y = 50;
  v12x = 6660;
  v12y = 150;
  c12x = 7050;
  c12y = 490;
  da12x = 6840;
  da12y = 350;
  db12x = 6970;
  db12y = 405;
  da12mx = 1.8;
  da12my = 1.8;
  db12mx = 1.8;
  db12my = 1.8;
  loop();
  }
  if (GO13 == 1 && G == 12)
  {
  p13x = 7700;
  p13y = 200;
  c13x = 7270;
  c13y = 480;
  va13x = 7700;
  va13y = 500;
  vb13x = 7600;
  vb13y = 400;
  vc13x = 7500;
  vc13y = 250;
  vd13x = 7550;
  vd13y = 100;
  da13x = 7450;
  da13y = 565;
  db13x = 7500;
  db13y = 400;
  dc13x = 7340;
  dc13y = 170;
  da13mx = -1;
  da13my = 1;
  db13mx = 1;
  db13my = -1;
  dc13mx = 1;
  dc13my = 1;
  captured13 = 0;
  GO13 = 0; 
  loop();
  }
  if (GO14 == 1 && G == 14)
  {
  p14x = 8300;
  p14y = 300;
  v14x = 7900;
  v14y = 300;
  da14x = 8100;
  da14y = 150;
  db14x = 8150;
  db14y = 500;
  da14mx = -1;
  da14my = 1.25;
  db14mx = 1.1;
  db14my = -1.1;
  disa14 = dist(p14x, p14y, da14x, da14y);
  disb14 = dist(p14x, p14y, db14x, db14y);
  GO14 = 0;
  loop();
  }
  }


//
//
//
//
//
//
//
//
//
//
//
//
//
//
//

void keyPressed ( )
  {
  if (keyCode == UP && G == 8)
  {
    p8y = p8y - 60;
  }
  if (keyCode == RIGHT && G == 8)
  {
    p8x = p8x + 60;
  }
  if (keyCode == LEFT && G == 8)
  {
    p8x = p8x - 60;
  }
  if (keyCode == DOWN && G == 8)
  {
    p8y = p8y + 60;
  }
  }
  
  void keyReleased()
  {
    loop();
  }
